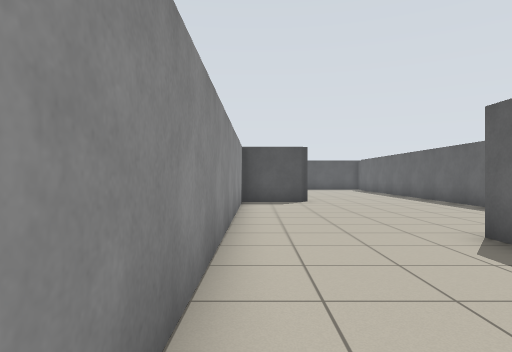
View 1 (above)

21 first-person views from a walk through a robot-simulator world made for Stage. The camera is 0.94 m above the floor, looks level and sees 75° across. Floor lines are 1 m apart. The floor is counted in squares, 1 m on a side. Each view is taken from the middle of a square. On the plan, view 1 faces up. The plan holds only what a view shows up to about 12 squares ahead; the rest is blank. The place goes on beyond the plan. Robots are left out.

View 2
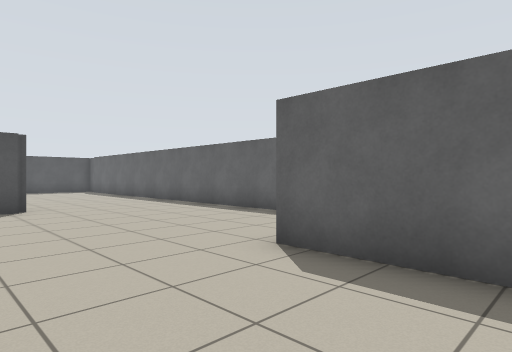

View 3
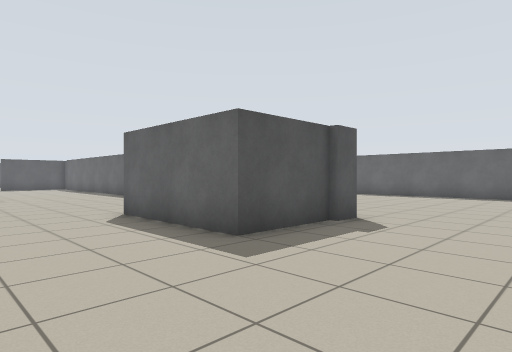

View 4
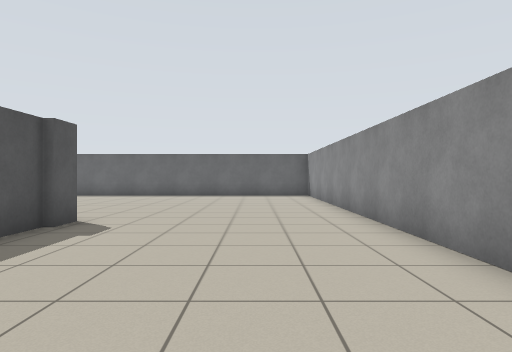

View 5
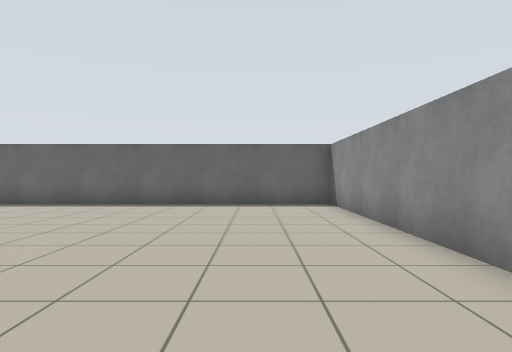

View 6
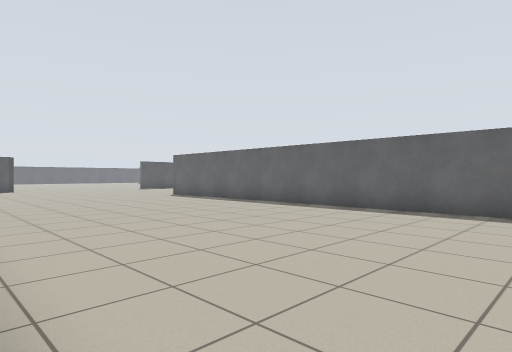

View 7
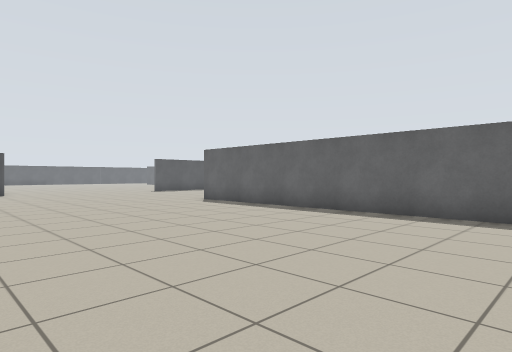

View 8
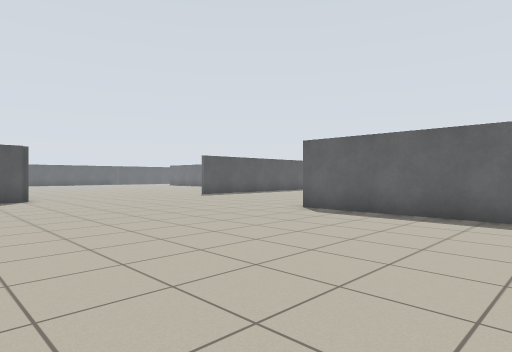

View 9
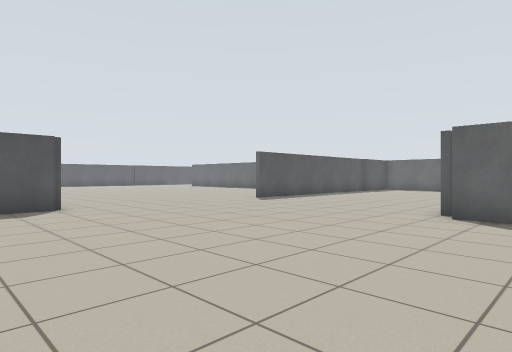

View 10
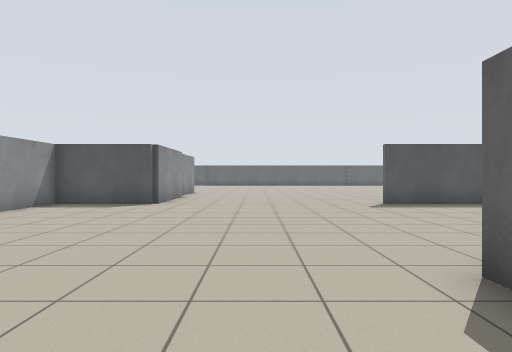

View 11
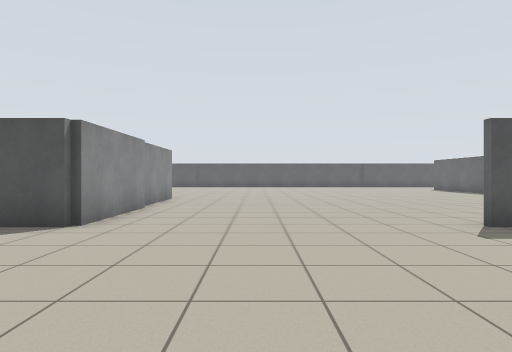

View 12
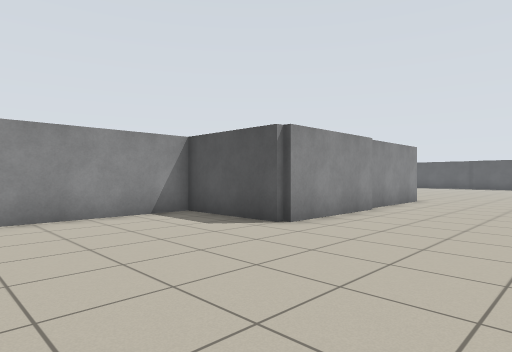

View 13
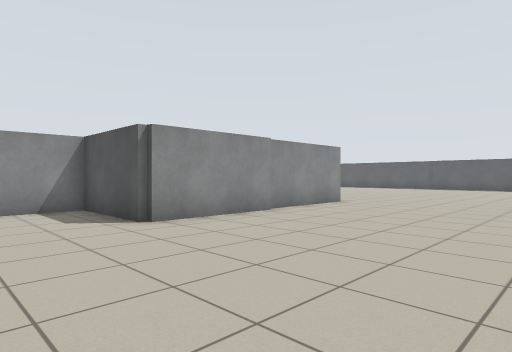

View 14
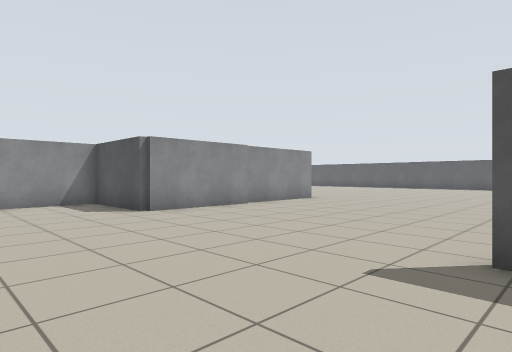

View 15
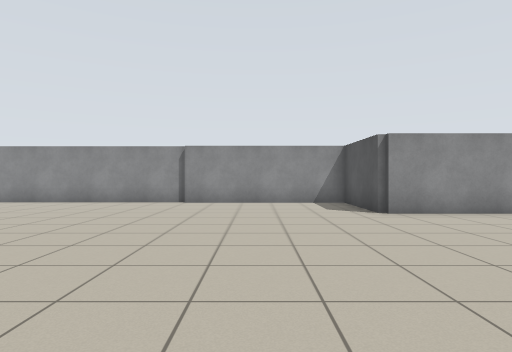

View 16
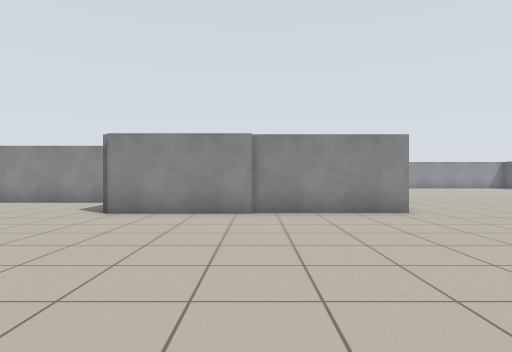

View 17
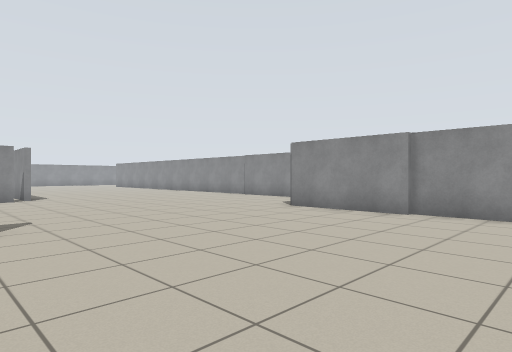

View 18
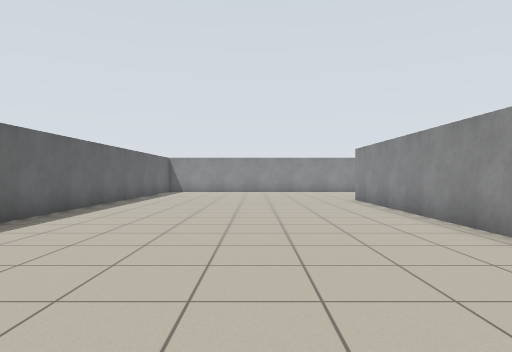

View 19
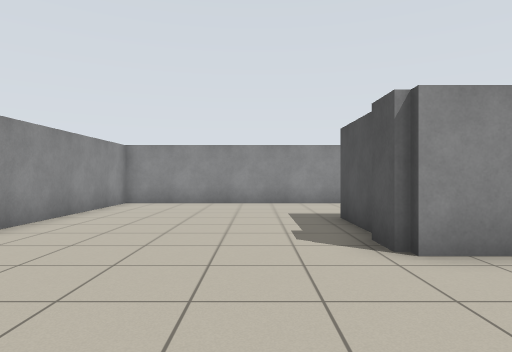

View 20
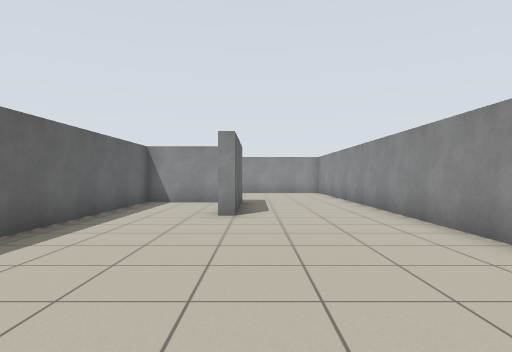

View 21
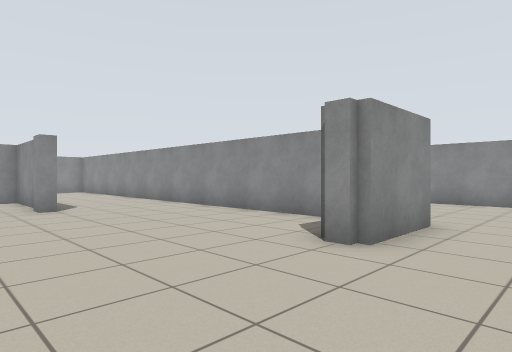

### Floor plan
Points are (right, up) in squares from view 1. A wall is a line through its corners. A room is listed if a view was taken in it or the views show most of it. See-through windows are left out.
Room 1 (views 1, 2, 3, 4, 5, 6, 7, 8, 9, 10, 11, 12, 13, 14, 15, 16, 17, 18, 19, 20, 21)
walls: (7.1, 9) (7.1, 0.7) (6, 0.7); (-0.5, 11.4) (-0.5, -5.5) (16.1, -5.5) (16.1, 15.1); (-0.8, 12.9) (1.9, 12.9) (1.9, 12.1) (1.2, 12.1); (7.1, 17.5) (7.1, 10.9); (3.7, 3.5) (3.7, 1.1) (6.9, 1.1) (6.9, 12.1); (6.1, 0.9) (3.5, 0.9) (3.5, 5.1) (3.9, 5.1) (3.9, 4.5); (-6.3, 13.4) (-6.3, 11.1); (16.6, 15.5) (17.1, 15.5); (10.7, 27) (10.7, 23.1) (7.3, 23.1) (7.3, 17.5); (19.5, 23.1) (18.2, 23.1); (10.5, 30.5) (10.5, 26.9)

Positions as (right, up) in squares from view 1, and headings:
1: (0, 0), facing up
2: (0, 2), facing up-right
3: (0, -3), facing up-right
4: (0, -3), facing right
5: (5, -3), facing right
6: (7, 0), facing up-right
7: (8, 4), facing up-right
8: (8, 9), facing up-right
9: (8, 13), facing up-right
10: (14, 12), facing up
11: (14, 17), facing up
12: (15, 18), facing up-left
13: (17, 20), facing up-left
14: (19, 19), facing up-left
15: (19, 20), facing left
16: (19, 27), facing left
17: (19, 30), facing down-left
18: (11, 14), facing down
19: (11, -1), facing left
20: (3, 13), facing down
21: (6, 15), facing down-left
